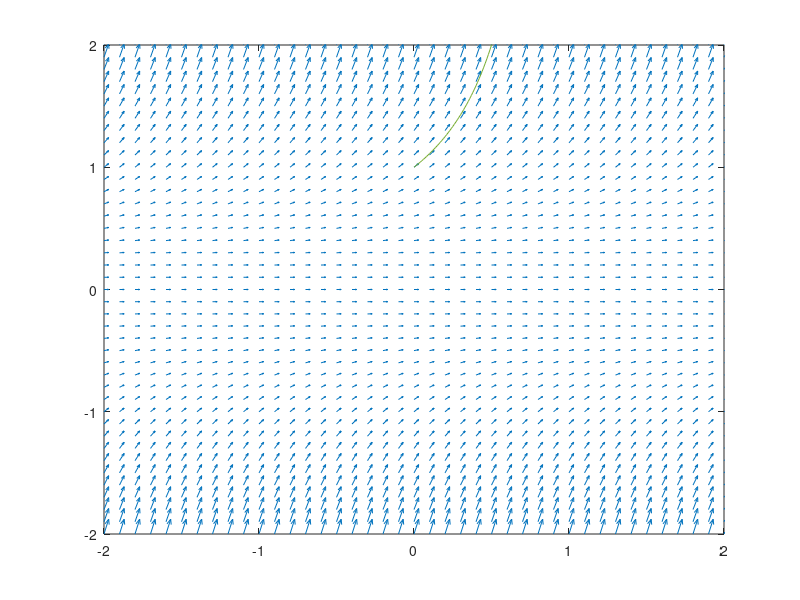

This chart was generated by the following MATLAB code:
ffun=@(y,t)y.^2;
[Y,T]=meshgrid(-2:0.1:2,-2:0.1:2);

DY=ffun(Y,T);
DT=ones(size(Y));

quiver(T,Y,DT,DY)
hold on;
t=0:0.01:0.99;
plot(t,1./(1-t));

axis([-2 2 -2 2])